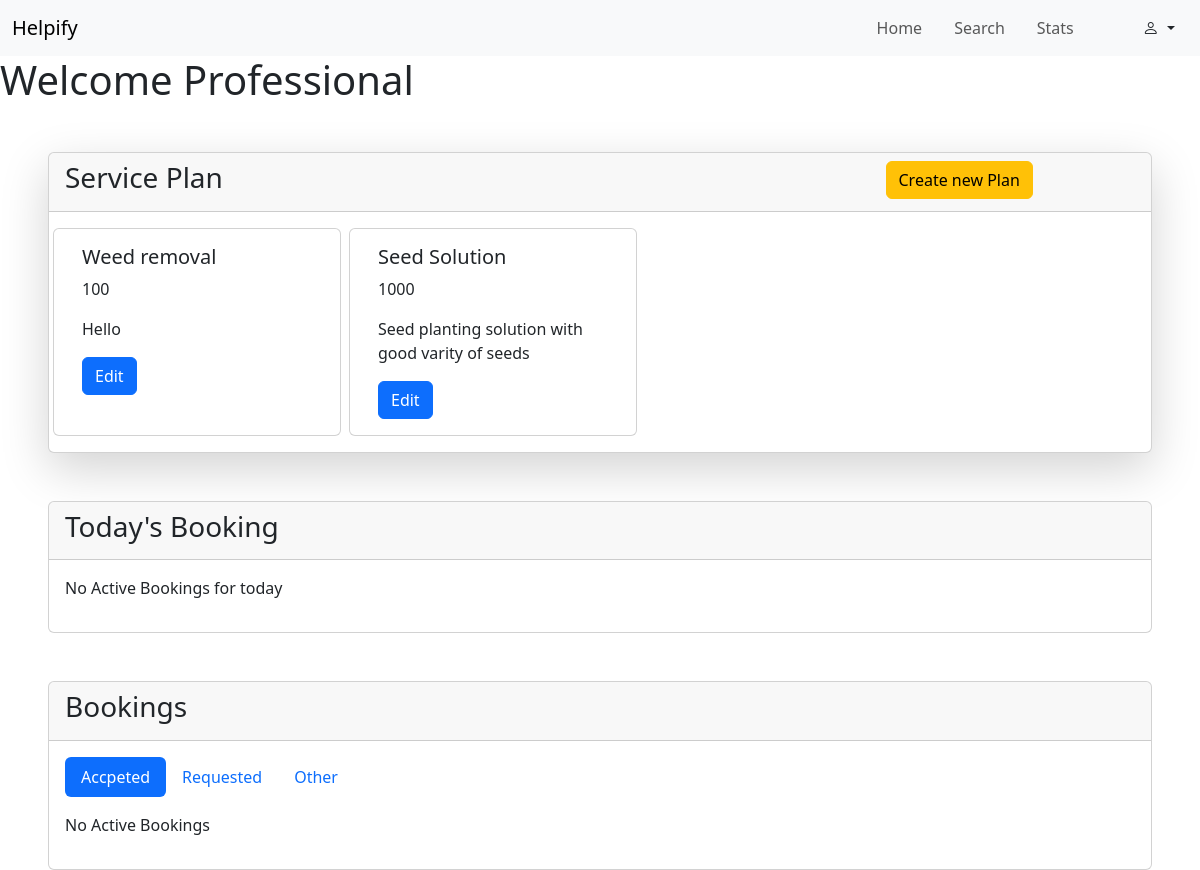
The app's page /professional/dashboard (signed in), older data.
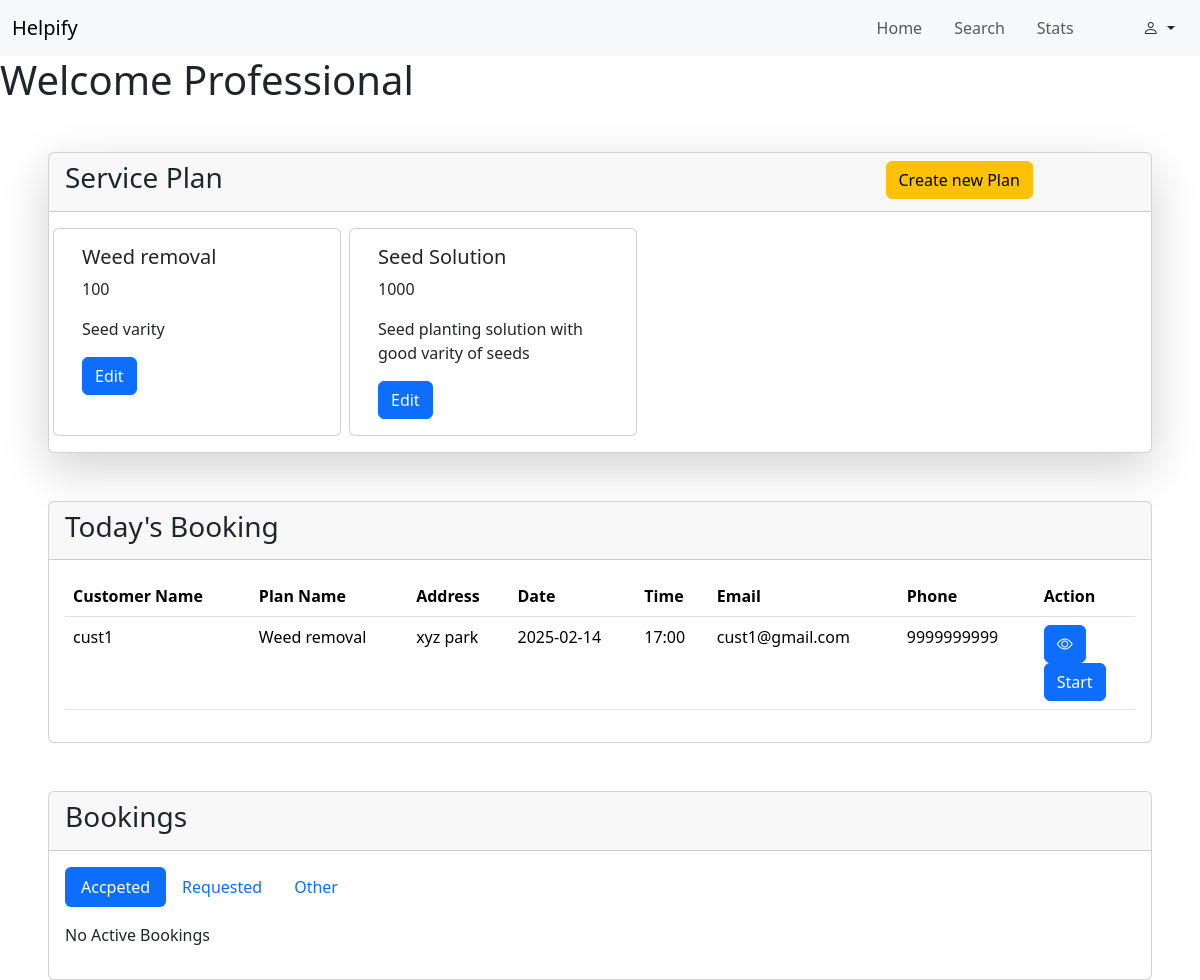
The same page, newer data.
### backend/models.py (models this page shows, shortened)
class ServicePlan(db.Model):
    __tablename__ = "service_plan"
    id = db.Column(db.Integer, primary_key=True, autoincrement=True)
    name = db.Column(db.String, unique=True)
    price = db.Column(db.Integer)
    description = db.Column(db.String)
    planimg=db.Column(db.String)
    tags=db.Column(db.String)
    category_id = db.Column(db.Integer, db.ForeignKey("category.id"), nullable=False)
    professional_id = db.Column(db.Integer, db.ForeignKey("professional.id"), nullable=False)
    bookings = db.relationship("Booking", backref="service_plan")

class Booking(db.Model):
    __tablename__ = "booking"
    id = db.Column(db.Integer, primary_key=True, autoincrement=True)
    date = db.Column(db.String)
    time = db.Column(db.String)
    address = db.Column(db.String)
    status = db.Column(db.String)
    rating = db.Column(db.Integer)
    ratingmessage=db.Column(db.String)
    remark=db.Column(db.String)
    professional_id = db.Column(db.Integer, db.ForeignKey("professional.id"), nullable=False)
    customer_id = db.Column(db.Integer, db.ForeignKey("customer.id"), nullable=False)
    category_id = db.Column(db.Integer, db.ForeignKey("category.id"), nullable=False)
    service_plan_id = db.Column(db.Integer, db.ForeignKey("service_plan.id"), nullable=False)

class User(db.Model,UserMixin):
    __tablename__ = "customer"
    id = db.Column(db.Integer, primary_key=True, autoincrement=True)
    name = db.Column(db.String, unique=True)
    address = db.Column(db.String)
    city = db.Column(db.String)
    email = db.Column(db.String, unique=True)
    password = db.Column(db.String)
    phone = db.Column(db.String)
    status=db.Column(db.String)
    sent_booking = db.relationship("Booking", backref="customer")

### backend/routes.py (the view, shortened to what this page needs)
@app.route("/professional/dashboard", methods=["GET","POST"])
@login_required
def pro_dash():
    if isinstance(current_user , Professional):
        if request.method=="GET":
            plans = db.session.query(ServicePlan).filter_by(professional_id=current_user.id).all()
            all_bookings = current_user.assigned_booking
            A_b = []
            R_b = []
            O_b = []
            todays_b = []
            for booking in all_bookings:
                if not booking.status=="Requested" and not booking.status=="Closed" and booking.date == datetime.now().strftime("%Y-%m-%d") :
                    todays_b.append(booking)
                elif booking.status=="Accepted":
                    A_b.append(booking)
                elif booking.status == "Requested":
                    R_b.append(booking)
                else:
                    O_b.append(booking)
            return render_template("/professional/dashboard.html", cu=current_user,plans= plans,A_b = A_b, R_b = R_b ,O_b = O_b,todays_b = todays_b )
    else:
        return "Not Authrised"

### app.py (called while the page is built)
def initial_Setup():
    app = Flask(__name__)
    app.config["SQLALCHEMY_DATABASE_URI"]="sqlite:///my_app_db.sqlite3"
    app.config["SECRET_KEY"] = "xyshhfjf"
    login_manager = LoginManager(app)
    @login_manager.user_loader
    def load_user(user_email):
        return db.session.query(Admin).filter_by(email = user_email).first()  or \
             db.session.query(User).filter_by(email = user_email).first() or \
              db.session.query(Professional).filter_by(email = user_email).first()
    db.init_app(app)
    with app.app_context():
        if not os.path.exists("my_app_db.sqlite3"):
            db.create_all()
    app.app_context().push()
    return

### templates/professional/dashboard.html (shortened to what this page needs)
{% extends "/professional/base.html" %}
{% block content %}
<main>
    <h1>Welcome Professional</h1>
    <div class="card shadow-lg ms-5 me-5 mt-5">
        <div class="card-header">
            <div class="row">
                <div class="col-9">
                    <h3 class="">Service Plan</h3>
                </div>
                <div class="col-3">
                    <button type="button" class="btn btn-warning" data-bs-toggle="modal" data-bs-target="#Creteplan">
                        Create new Plan
                    </button>
                </div>
            </div>
        </div>
        <div class="card-body">
            <div class="row gap-2">
                {% for i in plans %}
                <div class="card col-3" style="width: 18rem;">
                    <div class="card-body">
                        <h5 class="card-title">{{i.name}}</h5>
                        <p class="card-text">{{i.price}}</p>
                        <p>{{i.description}}</p>
                        <button type="button" class="btn btn-primary" data-bs-toggle="modal"
                            data-bs-target="#edit-{{i.id}}">
                            Edit
                        </button>
                    </div>
                </div>
                {% endfor %}
            </div>
        </div>
    </div>
    <div class="card ms-5 me-5 mt-5">
        <div class="card-header">
            <h3> Today's Booking</h3>
        </div>
        <div class="card-body">
            {% if todays_b %}
            <table class="table">
                <thead>
                    <tr>
                        <th scope="col">Customer Name</th>
                        <th scope="col">Plan Name</th>
                        <th scope="col">Address</th>
                        <th scope="col">Date</th>
                        <th scope="col">Time</th>
                        <th scope="col">Email</th>
                        <th scope="col">Phone</th>
                        <th scope="col">Action</th>
                    </tr>
                </thead>
                <tbody>
                    {% for i in todays_b %}
                    <tr>
                        <td>{{i.customer.name}}</td>
                        <td>{{i.service_plan.name}}</td>
                        <td>{{i.customer.address}}</td>
                        <td>{{i.date}}</td>
                        <td>{{i.time}}</td>
                        <td>{{i.customer.email}}</td>
                        <td>{{i.customer.phone}}</td>
                        <td>
                            <button class="btn btn-primary" type="button" data-bs-toggle="modal"
                                data-bs-target="#bdetail-{{i.id}}"><i class="bi bi-eye"></i></button>
                            {% if i.status=="Accepted" %}
                            <form action="/professional/dashboard?action=start&id={{i.id}}" method="POST"><button type="submit" class="btn btn-primary">Start</button></form>
                            {% elif i.status=="inprogress" %}
                            <form action="/professional/dashboard?action=done&id={{i.id}}" method="POST"><button type="submit" class="btn btn-secondary" >Done</button></form>
                            {% elif i.status=="Done" %}
                                <p>Waiting for Customer to close the Booking</p>
                            {% endif %}
                        </td>
                    </tr>
                    {% endfor %}
                </tbody>
            </table>
            {% else %}
            <p>No Active Bookings for today</p>
            {% endif %}
        </div>
    </div>
    <div class="card ms-5 me-5 mt-5">
        <div class="card-header">
            <h3>Bookings</h3>
        </div>
        <div class="card-body">
            <ul class="nav nav-pills mb-3" id="pills-tab" role="tablist">
                <li class="nav-item" role="presentation">
                    <button class="nav-link active" id="pills-home-tab" data-bs-toggle="pill"
                        data-bs-target="#pills-Active" type="button" role="tab" aria-controls="pills-home"
                        aria-selected="true">Accpeted</button>
                </li>
                <li class="nav-item" role="presentation">
                    <button class="nav-link" id="pills-profile-tab" data-bs-toggle="pill"
                        data-bs-target="#pills-Requested" type="button" role="tab" aria-controls="pills-profile"
                        aria-selected="false">Requested</button>
                </li>
                <li class="nav-item" role="presentation">
                    <button class="nav-link" id="pills-contact-tab" data-bs-toggle="pill"
                        data-bs-target="#pills-Flagged" type="button" role="tab" aria-controls="pills-contact"
                        aria-selected="false">Other</button>
                </li>
            </ul>
            <div class="tab-content" id="pills-tabContent">
                <div class="tab-pane fade show active" id="pills-Active" role="tabpanel"
                    aria-labelledby="pills-home-tab" tabindex="0">
                    {% if A_b %}
                    <table class="table">
                        <thead>
                            <tr>
                                <th scope="col">Customer Name</th>
                                <th scope="col">Plan Name</th>
                                <th scope="col">Address</th>
                                <th scope="col">Date</th>
                                <th scope="col">Time</th>
                                <th scope="col">Email</th>
                                <th scope="col">Phone</th>
                                <th scope="col">Action</th>
                            </tr>
                        </thead>
                        <tbody>
                            {% for i in A_b %}
                            <tr>
                                <td>{{i.customer.name}}</td>
                                <td>{{i.service_plan.name}}</td>
                                <td>{{i.customer.address}}</td>
                                <td>{{i.date}}</td>
                                <td>{{i.time}}</td>
                                <td>{{i.customer.email}}</td>
                                <td>{{i.customer.phone}}</td>
                                <td>
                                    <button class="btn btn-primary" type="button" data-bs-toggle="modal"
                                        data-bs-target="#bdetail-{{i.id}}"><i class="bi bi-eye"></i></button>
                                    <div class="modal fade" id="bdetail-{{i.id}}" tabindex="-1"
                                        aria-labelledby="exampleModalLabel" aria-hidden="true">
                                        <div class="modal-dialog">
                                            <div class="modal-content">
                                                <div class="modal-header">
                                                    <h1 class="modal-title fs-5" id="exampleModalLabel">Booking Detail
                                                    </h1>
                                                    <button type="button" class="btn-close" data-bs-dismiss="modal"
                                                        aria-label="Close"></button>
                                                </div>
                                                <div class="modal-body">
                                                    <div class="card p-5">
                                                        <p>Name: {{i.customer.name}}</p>
                                                        <p>Plan: {{i.service_plan.name}}</p>
                                                        <p>Address: {{i.customer.address}} </p>
                                                        <p>Phone: {{i.customer.phone}}</p>
                                                        <p>Email:{{i.customer.email}} </p>
                                                    </div>
                                                </div>
                                            </div>
                                        </div>
                                    </div>
                                </td>
                            </tr>
                            {% endfor %}
                        </tbody>
                    </table>
                    {% else %}
                    <p>No Active Bookings </p>
                    {% endif %}
                </div>
            </div>
        </div>
    </div>
</main>
{% endblock %}

### templates/professional/base.html (shortened to what this page needs)
<!DOCTYPE html>
<html lang="en">
<head>
    <link rel="stylesheet" href="https://cdn.jsdelivr.net/npm/bootstrap@5.3.3/dist/css/bootstrap.min.css">
    <link rel="stylesheet" href="https://cdn.jsdelivr.net/npm/bootstrap-icons@1.11.3/font/bootstrap-icons.min.css">
</head>
<body>
    {% if cu.status=="Active" %}
    <nav class="navbar navbar-expand-lg bg-body-tertiary">
        <div class="container-fluid ">
            <a class="navbar-brand" href="#">Helpify</a>
            <div class="collapse navbar-collapse " id="navbarSupportedContent">
                <ul class="navbar-nav ms-auto me-5 mb-2 mb-lg-0 ">
                    <li class="nav-item">
                        <a class="nav-link {% if page=='home' %}active{% endif %}" aria-current="page" href="/professional/dashboard">Home</a>
                    </li>
                    <li class="nav-item ms-3">
                        <a class="nav-link {% if page=='search' %}active{% endif %}" href="/professional/search">Search</a>
                    </li>
                    <li class="nav-item ms-3">
                        <a class="nav-link" aria-disabled="true">Stats</a>
                    </li>
                </ul>
                <div class="dropdown">
                    <button class="btn dropdown-toggle" type="button" data-bs-toggle="dropdown" aria-expanded="false">
                        <i class="bi bi-person"></i>
                    </button>
                </div>
            </div>
        </div>
    </nav>
    {% block content %}
    {% endblock %}
    {% elif cu.status=="Requested" %}
        <p>Your request has been sent to Admin. Wait for admin's approval</p>
    {% elif cu.status=="Flagged" %}
        <p>You have been flagged by admin.</p>
    {% endif %}
</body>
</html>

Row changes from the older to the newer data that the page shows:
changed ServicePlan "Weed removal": description "Hello" → "Seed varity"
added Booking: customer.name "cust1", service_plan.name "Weed removal", customer.address "xyz park", date "2025-02-14", time "17:00", customer.email "cust1@gmail.com", customer.phone "9999999999"
Text that changed along with them:
text no longer shown: "No Active Bookings for today"
text now shown: "Customer Name Plan Name Address Date Time Email Phone Action"
